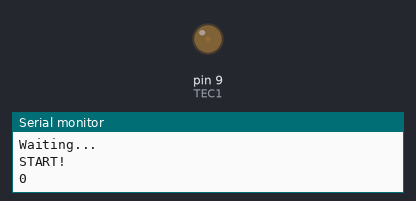
This sketch was run on a simulated Arduino Uno, built with avr-gcc and run on an emulated ATmega328P. Parts: output pins drawn as LEDs (lit = HIGH), the last lines printed to the serial monitor.

Above: at 5.05 s.
At 9.85 s:
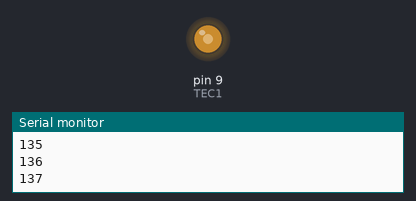
At 12.05 s:
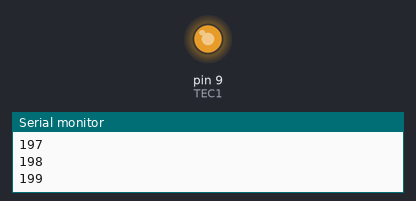
At 19.05 s:
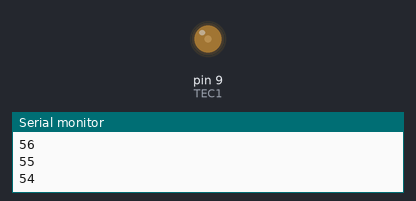
Timing chart, 0 to 25.7 s (numbered marks = the images above):
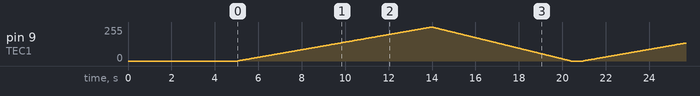

The sketch:

test_motor_driver_drv8838.ino
```cpp
#define TEC1 9
#define PHASE 2

#define MAX 255

#define DELAY 25

void setup() {
  digitalWrite(PHASE,LOW);
  // put your setup code here, to run once:
  analogWrite(TEC1,LOW);
  delay(10);
  Serial.begin(9600);
  Serial.println("Waiting...");
  delay(5000);
  Serial.println("START!");
}

void loop() {

  // put your main code here, to run repeatedly:
  for(int i=0;i<MAX;i++) {
    analogWrite(TEC1,i);
    delay(10);
    Serial.println(i);
    delay(DELAY);
  }

  digitalWrite(PHASE,HIGH);
  for(int i=MAX;i>=0;i--) {
    analogWrite(TEC1,i);

    Serial.println(i);
    delay(DELAY);
  }
  digitalWrite(PHASE,LOW);

  analogWrite(TEC1,LOW);
  delay(500);
}
```
